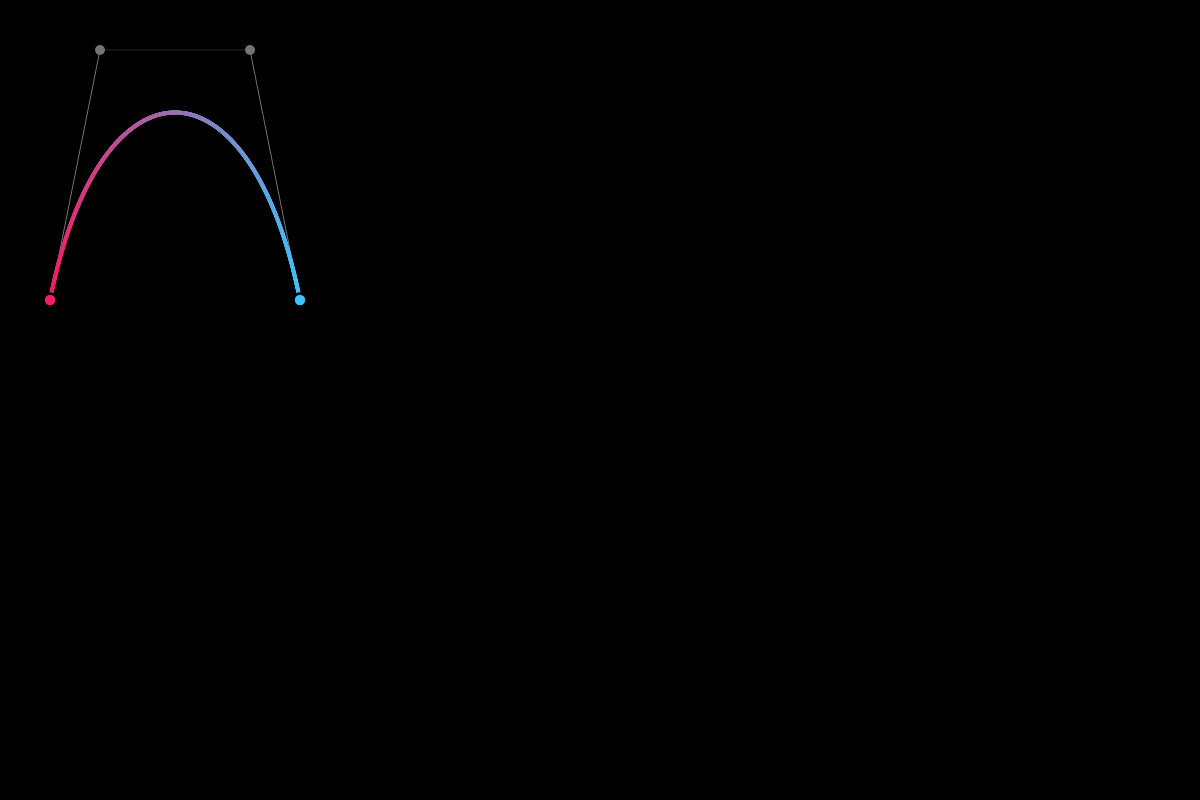
Frame 1 (no input)
Frame 60 (no input): identical to frame 1, image omitted
Frame 120 (the mouse pressed at the canvas centre since frame 60): identical to frame 1, image omitted

The p5.js sketch that drew this single still picture (run headless with seeded random() and noise() and a simulated clock; from frame 60 on, the mouse is pressed at the canvas centre):

// p5.js sketch
// ── sketch.js
//Cubic Bezier Spline
//Miguel Rodríguez
//27-3-2025

p5.disableFriendlyErrors = true
const WIDTH = 1200
const HEIGHT = 800
let col0, col1, col2, col3;
let u = 1
let draggingPoint = null;
let draggingPointIndex = null

let curves = []

function setup(){
    createCanvas(WIDTH, HEIGHT)
    col0 = color("#F41C66") 
    col1 = color("#FFDA85")
    col2 = color("#06d6a0")
    col3 = color("#3EC3FA")
    data = [
        {
            "p0": {
                "isPInst": true,
                "x": 50,
                "y": 300,
                "z": 0
            },
            "p1": {
                "isPInst": true,
                "x": 100,
                "y": 50,
                "z": 0
            },
            "p2": {
                "isPInst": true,
                "x": 250,
                "y": 50,
                "z": 0
            },
            "p3": {
                "isPInst": true,
                "x": 300,
                "y": 300,
                "z": 0
            },
            "i": 0
        },
        {
            "p0": {
                "isPInst": true,
                "x": 300,
                "y": 300,
                "z": 0
            },
            "p1": {
                "isPInst": true,
                "x": 325,
                "y": 425,
                "z": 0
            },
            "p2": {
                "isPInst": true,
                "x": 437,
                "y": 412,
                "z": 0
            },
            "p3": {
                "isPInst": true,
                "x": 501,
                "y": 352,
                "z": 0
            },
            "i": 1
        },
        {
            "p0": {
                "isPInst": true,
                "x": 501,
                "y": 352,
                "z": 0
            },
            "p1": {
                "isPInst": true,
                "x": 533,
                "y": 322,
                "z": 0
            },
            "p2": {
                "isPInst": true,
                "x": 538.5,
                "y": 287.5,
                "z": 0
            },
            "p3": {
                "isPInst": true,
                "x": 576,
                "y": 223,
                "z": 0
            },
            "i": 2
        },
        {
            "p0": {
                "isPInst": true,
                "x": 576,
                "y": 223,
                "z": 0
            },
            "p1": {
                "isPInst": true,
                "x": 594.75,
                "y": 190.75,
                "z": 0
            },
            "p2": {
                "isPInst": true,
                "x": 686,
                "y": 134,
                "z": 0
            },
            "p3": {
                "isPInst": true,
                "x": 751,
                "y": 133,
                "z": 0
            },
            "i": 3
        },
        {
            "p0": {
                "isPInst": true,
                "x": 751,
                "y": 133,
                "z": 0
            },
            "p1": {
                "isPInst": true,
                "x": 816,
                "y": 132,
                "z": 0
            },
            "p2": {
                "isPInst": true,
                "x": 920,
                "y": 176,
                "z": 0
            },
            "p3": {
                "isPInst": true,
                "x": 940,
                "y": 259,
                "z": 0
            },
            "i": 4
        },
        {
            "p0": {
                "isPInst": true,
                "x": 940,
                "y": 259,
                "z": 0
            },
            "p1": {
                "isPInst": true,
                "x": 960,
                "y": 342,
                "z": 0
            },
            "p2": {
                "isPInst": true,
                "x": 962,
                "y": 393,
                "z": 0
            },
            "p3": {
                "isPInst": true,
                "x": 933,
                "y": 500,
                "z": 0
            },
            "i": 5
        },
        {
            "p0": {
                "isPInst": true,
                "x": 933,
                "y": 500,
                "z": 0
            },
            "p1": {
                "isPInst": true,
                "x": 904,
                "y": 607,
                "z": 0
            },
            "p2": {
                "isPInst": true,
                "x": 871,
                "y": 644,
                "z": 0
            },
            "p3": {
                "isPInst": true,
                "x": 733,
                "y": 642,
                "z": 0
            },
            "i": 6
        },
        {
            "p0": {
                "isPInst": true,
                "x": 733,
                "y": 642,
                "z": 0
            },
            "p1": {
                "isPInst": true,
                "x": 595,
                "y": 640,
                "z": 0
            },
            "p2": {
                "isPInst": true,
                "x": 610,
                "y": 554,
                "z": 0
            },
            "p3": {
                "isPInst": true,
                "x": 552,
                "y": 551,
                "z": 0
            },
            "i": 7
        },
        {
            "p0": {
                "isPInst": true,
                "x": 552,
                "y": 551,
                "z": 0
            },
            "p1": {
                "isPInst": true,
                "x": 494,
                "y": 548,
                "z": 0
            },
            "p2": {
                "isPInst": true,
                "x": 480,
                "y": 558,
                "z": 0
            },
            "p3": {
                "isPInst": true,
                "x": 447,
                "y": 577,
                "z": 0
            },
            "i": 8
        },
        {
            "p0": {
                "isPInst": true,
                "x": 447,
                "y": 577,
                "z": 0
            },
            "p1": {
                "isPInst": true,
                "x": 414,
                "y": 596,
                "z": 0
            },
            "p2": {
                "isPInst": true,
                "x": 360,
                "y": 708,
                "z": 0
            },
            "p3": {
                "isPInst": true,
                "x": 273,
                "y": 710,
                "z": 0
            },
            "i": 9
        },
        {
            "p0": {
                "isPInst": true,
                "x": 273,
                "y": 710,
                "z": 0
            },
            "p1": {
                "isPInst": true,
                "x": 186,
                "y": 712,
                "z": 0
            },
            "p2": {
                "isPInst": true,
                "x": 87,
                "y": 662,
                "z": 0
            },
            "p3": {
                "isPInst": true,
                "x": 65,
                "y": 561,
                "z": 0
            },
            "i": 10
        }
    ]
    for (let i = 0; i < 1; i++) {
        let prev = i == 0 ? createVector(data[i].p0.x, data[i].p0.y) : curves[i-1].p3
        let curve = {
            p0: prev,
            p1: createVector(data[i].p1.x, data[i].p1.y),
            p2: createVector(data[i].p2.x, data[i].p2.y),
            p3: createVector(data[i].p3.x, data[i].p3.y),
            i: i
        };
        curves.push(curve);
    }
}


function mouseReleased(){
    draggingPoint = null
    draggingPointIndex = null
}


function mouseDragged() {
    for(let j = 0; j < curves.length; j++){
        let curve = curves[j]
        let points = [curve.p0, curve.p1, curve.p2, curve.p3];
        if (!draggingPoint) {
            for (let i = 0; i < points.length; i++) {
                let point = points[i]
                if (dist(mouseX, mouseY, point.x, point.y) < 15) {
                    draggingPoint = point;
                    draggingPointIndex = {
                        curveIndex: j,
                        pointIndex: i
                    }
                    if(i == 1 || i == 2) mirrorControlPoint(j, i)
                    break;
                }
            }
        } 
        else {
            draggingPoint.x = mouseX;
            draggingPoint.y = mouseY;
            mirrorControlPoint(draggingPointIndex.curveIndex, draggingPointIndex.pointIndex)
        }
    }
    
}


function doubleClicked(){
    let tension = 0.5;

    let lastAnchor = curves[curves.length - 1].p3.copy();
    let lastControl = curves[curves.length - 1].p2.copy();

    let newP0 = curves[curves.length - 1].p3

    let newP1 = p5.Vector.add(
    lastAnchor,
    p5.Vector.mult(p5.Vector.sub(lastAnchor, lastControl), tension)
    );

    let newP3 = createVector(mouseX, mouseY);

    let distance = p5.Vector.dist(newP0, newP3);
    let handleLength = distance * tension;

    let direction = p5.Vector.sub(newP3, newP0).normalize();

    let newP2 = p5.Vector.add(newP3, p5.Vector.mult(direction, -handleLength));

    let curve = {
    p0: newP0,
    p1: newP1,
    p2: newP2,
    p3: newP3,
    i: curves.length
    };
    curves.push(curve);

}

function keyPressed(){
    if (keyCode === 32) { // Space key
        mirrorDistancesControlPoints();
    }
}

function draw(){
    background(0)
    for(let curve of curves) drawControlLines(curve)
    for(let curve of curves) drawCurve(curve)
    for(let curve of curves) drawControlPoints(curve)
}

function mirrorControlPoint(curveIndex, pointIndex) {
    if (pointIndex === 1) {
        if (curveIndex > 0) {
            let anchor = curves[curveIndex].p0; 
            let dragged = curves[curveIndex].p1;
            let mirrorPoint = p5.Vector.sub(p5.Vector.mult(anchor, 2), dragged);
            curves[curveIndex - 1].p2 = mirrorPoint;
        }
    } else if (pointIndex === 2) {
        if (curveIndex < curves.length - 1) { 
            let anchor = curves[curveIndex].p3;
            let dragged = curves[curveIndex].p2;
            let mirrorPoint = p5.Vector.sub(p5.Vector.mult(anchor, 2), dragged);
            curves[curveIndex + 1].p1 = mirrorPoint;
        }
    }
}
  
  

//sets the control points of the next curve to be the same distance and direction from the anchor point as the previous curve
function mirrorDistancesControlPoints(reveresed = true){
    let startIndex = 0
    let endIndex = curves.length - 1
    if(reveresed){
        for (let i = startIndex; i < endIndex; i++) {
            let current = curves[i]
            let nextCurve = curves[i + 1]
            let anchor = current.p3;
            let diff = p5.Vector.sub(anchor, nextCurve.p1);
            current.p2 = p5.Vector.add(anchor, diff);
        }
        return
    }
    for (let i = startIndex; i < endIndex; i++) {
        let current = curves[i]
        let nextCurve = curves[i + 1]
        let anchor = current.p3;
        let diff = p5.Vector.sub(anchor, current.p2);
        nextCurve.p1 = p5.Vector.add(anchor, diff);
    }
}
  

function drawCurve(curve){
    let minVal = curve.i / curves.length;
    let maxVal = (curve.i + 1) / curves.length;
    let points = calculatePoints(curve);
    strokeWeight(4)
    for(let i = 1; i < points.length; i++){
        let ratio = map(i, 0, points.length, minVal, maxVal);
        stroke(lerpColor(col0, col3, ratio));
        line(points[i-1].x, points[i-1].y, points[i].x, points[i].y)
    }
}

function drawControlPoints(curve){
    let p0 = curve.p0
    let p1 = curve.p1
    let p2 = curve.p2
    let p3 = curve.p3
    strokeWeight(2.5);
    stroke(0)
    fill(lerpColor(col0, col3, (curve.i) / curves.length));
    ellipse(p0.x, p0.y, 13);
    stroke(115)
    strokeWeight(10)
    point(p1.x, p1.y);
    point(p2.x, p2.y);
    strokeWeight(2.5)
    fill(lerpColor(col0, col3, (curve.i + 1) / curves.length));
    stroke(0)
    ellipse(p3.x, p3.y, 13);
}

function drawControlLines(curve){
    let p0 = curve.p0
    let p1 = curve.p1
    let p2 = curve.p2
    let p3 = curve.p3
    stroke(115)
    strokeWeight(1);
    line(p0.x, p0.y, p1.x, p1.y);
    line(p3.x, p3.y, p2.x, p2.y);
    stroke(40)
    line(p1.x, p1.y, p2.x, p2.y);
}

function calculatePoints(curve) {
    let p0 = curve.p0
    let p1 = curve.p1
    let p2 = curve.p2
    let p3 = curve.p3
    let index = curve.i
    let points = [];
    let t = (u * curves.length) - index;
    t = Math.max(0, Math.min(t, 1));
    for (let i = 0; i < t; i += 0.001) {
        let a = p5.Vector.lerp(p0, p1, i);
        let b = p5.Vector.lerp(p1, p2, i);
        let c = p5.Vector.lerp(p2, p3, i);
        let d = p5.Vector.lerp(a, b, i);
        let e = p5.Vector.lerp(b, c, i);
        points.push(p5.Vector.lerp(d, e, i));
    }
    return points;
}
